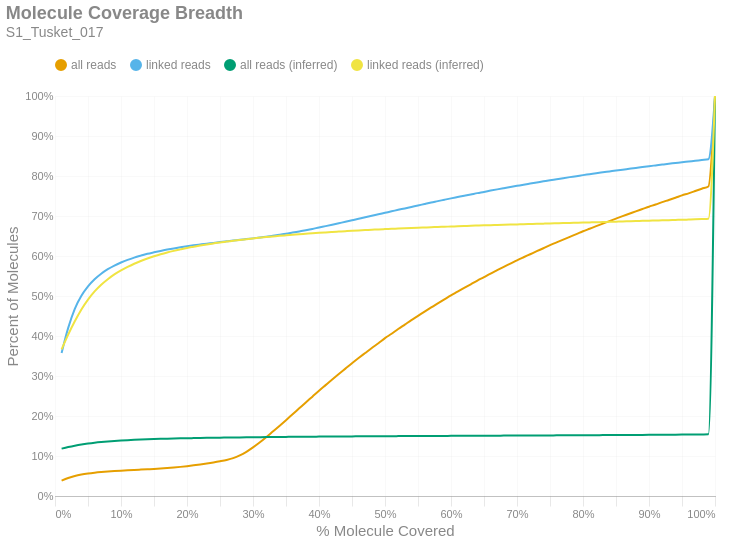

Notebook code for this chart:
### Markdown cell above
### Molecule Read Coverage
This chart shows molecule coverage breadth as computed by the number of bases aligned to that molecule. In other words, "*how much of each unique long molecule is actually sequenced/aligned?*" Keep in mind there is a distinction between sequences and alignments, since some sequences belonging to a particular molecule may not align well and wouldn't appear in the alignment data. This chart also shows molecule coverage breadth as computed by the *inferred fragment* from which the aligned sequences originate. Unlike read coverage, this calculation takes into account the total insert size, including unsequenced gaps between the forward and reverse reads. Like the previous figures, these are cumulative percents.

### Code cell
if SKIPLR:
    print_html(f"Skipped")
else:
    binned_df = consolidated_hist(valids['coverage_bp'], mask, 0.01, True)
    binned_df_inf = consolidated_hist(valids['coverage_inserts'], mask, 0.01, True)
    binned_df = binned_df.with_columns(pl.lit(binned_df_inf['all reads (cumsum)']).alias('all reads (inferred)'))
    binned_df = binned_df.with_columns(pl.lit(binned_df_inf['linked reads (cumsum)']).alias('linked reads (inferred)'))
    binned_df = binned_df.with_columns(
        (pl.col('bin').cast(pl.Float64) + 0.01).alias('right_edge')
    )

    with SafeRender(binned_df):
        (
            density_plot(binned_df, 'Molecule Coverage Breadth', samplename, 'molcov', ['all reads (inferred)','linked reads (inferred)'])
            .encode(
                #x=alt.X('bin:Q', title="% Molecule Covered").axis(format = '%').scale(padding=0),
                x=alt.X('right_edge:Q', title="% Molecule Covered").axis(format='%').scale(padding=0),
                y=alt.Y('value:Q', title='Percent of Molecules')
                    .axis(format='%')
                    .stack(False)
                    .scale(domainMin=0, padding=0),
                color=alt.Color("key:N").scale(domain = ["all reads", "linked reads", "all reads (inferred)", "linked reads (inferred)"]),
                tooltip = [
                    alt.Tooltip("key:N", title = "Data Type"),
                    alt.Tooltip("range_label:N", title="% Molecule Covered"),
                    alt.Tooltip("value:Q", format = ".2%", title="% Molecules")
                ]
            )
        ).display()

### Figure 1 — Vega-Lite specification as saved in the notebook (floating-point values rounded to 4 significant figures)
{"width": "container", "height": 400, "config": {"title": {"anchor": "start", "dy": -15, "fontSize": 18, "color": "#888888", "subtitleColor": "#888888", "subtitleFontSize": 14}, "arc": {"fill": "#0072B2"}, "axis": {"domainColor": "#888888", "domainWidth": 0.5, "gridWidth": 0.2, "grid": false, "titleFontWeight": 400, "titleFontSize": 15, "labelFontSize": 11, "labelColor": "#888888", "tickColor": "#888888", "tickWidth": 0.2, "titleColor": "#888888"}, "axisBand": {"grid": false}, "axisX": {"grid": true, "tickSize": 10, "domainCap": "round"}, "axisY": {"domain": false, "grid": true, "tickSize": 0, "domainCap": "round"}, "background": "transparent", "header": {"labelFontSize": 15, "labelColor": "#888888", "titleFontSize": 15, "titleFontWeight": 600, "titleColor": "#888888"}, "legend": {"labelFont": "sans-serif", "labelFontSize": 12, "labelColor": "#888888", "symbolSize": 100, "symbolType": "circle", "titleFontSize": 12, "titlePadding": 10, "titleColor": "#888888", "title": null, "orient": "top"}, "range": {"category": ["#E69F00", "#56B4E9", "#009E73", "#F0E442", "#0072B2", "#D55E00", "#CC79A7", "#000000"], "diverging": ["#cfe8f3", "#a2d4ec", "#73bfe2", "#46abdb", "#1696d2", "#12719e"]}, "area": {"fill": "#0072B2", "fillOpacity": 0.7, "line": true, "strokeOpacity": 0.7}, "line": {"color": "#0072B2", "stroke": "#0072B2", "strokeWidth": 2}, "trail": {"color": "#0072B2", "stroke": "#0072B2", "strokeWidth": 0, "size": 1}, "point": {"filled": true, "fillOpacity": 1.0, "size": 95}, "text": {"color": "#888888", "fontSize": 11, "align": "right", "fontWeight": 400, "size": 11}, "bar": {"fill": "#0072B2", "stroke": null}, "view": {"stroke": null, "continuousWidth": 660, "continuousHeight": 400}}, "data": {"name": "data-9b87afdfee348b46a30d300c25c2f866"}, "mark": {"type": "line", "interpolate": "monotone", "point": {"opacity": 0, "size": 275}}, "encoding": {"color": {"field": "key", "scale": {"domain": ["all reads", "linked reads", "all reads (inferred)", "linked reads (inferred)"]}, "type": "nominal"}, "tooltip": [{"field": "key", "title": "Data Type", "type": "nominal"}, {"field": "range_label", "title": "% Molecule Covered", "type": "nominal"}, {"field": "value", "format": ".2%", "title": "% Molecules", "type": "quantitative"}], "x": {"axis": {"format": "%"}, "field": "right_edge", "scale": {"padding": 0}, "title": "% Molecule Covered", "type": "quantitative"}, "y": {"axis": {"format": "%"}, "field": "value", "scale": {"domainMin": 0, "padding": 0}, "stack": false, "title": "Percent of Molecules", "type": "quantitative"}}, "params": [{"name": "param_c36ac31b6afebe62", "select": {"type": "point", "fields": ["key"]}, "bind": "legend"}], "title": {"text": "Molecule Coverage Breadth", "subtitle": "S1_Tusket_017"}, "transform": [{"fold": ["all reads (cumsum)", "linked reads (cumsum)", "all reads (inferred)", "linked reads (inferred)"]}, {"calculate": "replace(datum.key, ' (cumsum)', '')", "as": "key"}, {"filter": {"param": "param_c36ac31b6afebe62"}}], "usermeta": {"embedOptions": {"downloadFileName": "S1_Tusket_017.molcov"}}, "$schema": "https://vega.github.io/schema/vega-lite/v6.1.0.json", "datasets": {"data-9b87afdfee348b46a30d300c25c2f866": [{"bin": "0.0", "interval": "0.0-0.01", "all reads": 0.03843, "linked reads": 0.3576, "all reads (cumsum)": 0.03843, "linked reads (cumsum)": 0.3576, "range_label": "0.0-0.01", "all reads (inferred)": 0.1184, "linked reads (inferred)": 0.3666, "right_edge": 0.01}, {"bin": "0.01", "interval": "0.01-0.02", "all reads": 0.006647, "linked reads": 0.06265, "all reads (cumsum)": 0.04508, "linked reads (cumsum)": 0.4203, "range_label": "0.01-0.02", "all reads (inferred)": 0.1223, "linked reads (inferred)": 0.4034, "right_edge": 0.02}, {"bin": "0.02", "interval": "0.02-0.03", "all reads": 0.005044, "linked reads": 0.04768, "all reads (cumsum)": 0.05012, "linked reads (cumsum)": 0.468, "range_label": "0.02-0.03", "all reads (inferred)": 0.1257, "linked reads (inferred)": 0.4367, "right_edge": 0.03}, {"bin": "0.03", "interval": "0.03-0.04", "all reads": 0.00353, "linked reads": 0.03257, "all reads (cumsum)": 0.05365, "linked reads (cumsum)": 0.5005, "range_label": "0.03-0.04", "all reads (inferred)": 0.1287, "linked reads (inferred)": 0.4663, "right_edge": 0.04}, {"bin": "0.04", "interval": "0.04-0.05", "all reads": 0.002574, "linked reads": 0.02351, "all reads (cumsum)": 0.05623, "linked reads (cumsum)": 0.5241, "range_label": "0.04-0.05", "all reads (inferred)": 0.1313, "linked reads (inferred)": 0.4909, "right_edge": 0.05}, {"bin": "0.05", "interval": "0.05-0.06", "all reads": 0.002018, "linked reads": 0.01778, "all reads (cumsum)": 0.05825, "linked reads (cumsum)": 0.5418, "range_label": "0.05-0.06", "all reads (inferred)": 0.1334, "linked reads (inferred)": 0.5114, "right_edge": 0.06}, {"bin": "0.06", "interval": "0.06-0.07", "all reads": 0.001616, "linked reads": 0.01383, "all reads (cumsum)": 0.05986, "linked reads (cumsum)": 0.5557, "range_label": "0.06-0.07", "all reads (inferred)": 0.1351, "linked reads (inferred)": 0.5282, "right_edge": 0.07}, {"bin": "0.07", "interval": "0.07-0.08", "all reads": 0.001329, "linked reads": 0.0113, "all reads (cumsum)": 0.06119, "linked reads (cumsum)": 0.567, "range_label": "0.07-0.08", "all reads (inferred)": 0.1365, "linked reads (inferred)": 0.542, "right_edge": 0.08}, {"bin": "0.08", "interval": "0.08-0.09", "all reads": 0.001138, "linked reads": 0.009132, "all reads (cumsum)": 0.06233, "linked reads (cumsum)": 0.5761, "range_label": "0.08-0.09", "all reads (inferred)": 0.1377, "linked reads (inferred)": 0.554, "right_edge": 0.09}, {"bin": "0.09", "interval": "0.09-0.1", "all reads": 0.00104, "linked reads": 0.007574, "all reads (cumsum)": 0.06337, "linked reads (cumsum)": 0.5837, "range_label": "0.09-0.1", "all reads (inferred)": 0.1387, "linked reads (inferred)": 0.5639, "right_edge": 0.1}, {"bin": "0.1", "interval": "0.1-0.11", "all reads": 0.000951, "linked reads": 0.006648, "all reads (cumsum)": 0.06432, "linked reads (cumsum)": 0.5903, "range_label": "0.1-0.11", "all reads (inferred)": 0.1396, "linked reads (inferred)": 0.5726, "right_edge": 0.11}, {"bin": "0.11", "interval": "0.11-0.12", "all reads": 0.0008619, "linked reads": 0.005693, "all reads (cumsum)": 0.06518, "linked reads (cumsum)": 0.596, "range_label": "0.11-0.12", "all reads (inferred)": 0.1404, "linked reads (inferred)": 0.5807, "right_edge": 0.12}, {"bin": "0.12", "interval": "0.12-0.13", "all reads": 0.0008267, "linked reads": 0.004881, "all reads (cumsum)": 0.06601, "linked reads (cumsum)": 0.6009, "range_label": "0.12-0.13", "all reads (inferred)": 0.1412, "linked reads (inferred)": 0.5876, "right_edge": 0.13}, {"bin": "0.13", "interval": "0.13-0.14", "all reads": 0.0008194, "linked reads": 0.004523, "all reads (cumsum)": 0.06683, "linked reads (cumsum)": 0.6054, "range_label": "0.13-0.14", "all reads (inferred)": 0.1418, "linked reads (inferred)": 0.5938, "right_edge": 0.14}, {"bin": "0.14", "interval": "0.14-0.15", "all reads": 0.000811, "linked reads": 0.003754, "all reads (cumsum)": 0.06764, "linked reads (cumsum)": 0.6092, "range_label": "0.14-0.15", "all reads (inferred)": 0.1423, "linked reads (inferred)": 0.5992, "right_edge": 0.15}, {"bin": "0.15", "interval": "0.15-0.16", "all reads": 0.00098, "linked reads": 0.003579, "all reads (cumsum)": 0.06862, "linked reads (cumsum)": 0.6128, "range_label": "0.15-0.16", "all reads (inferred)": 0.1428, "linked reads (inferred)": 0.6043, "right_edge": 0.16}, {"bin": "0.16", "interval": "0.16-0.17", "all reads": 0.001178, "linked reads": 0.003232, "all reads (cumsum)": 0.0698, "linked reads (cumsum)": 0.616, "range_label": "0.16-0.17", "all reads (inferred)": 0.1433, "linked reads (inferred)": 0.6088, "right_edge": 0.17}, {"bin": "0.17", "interval": "0.17-0.18", "all reads": 0.001374, "linked reads": 0.003, "all reads (cumsum)": 0.07117, "linked reads (cumsum)": 0.619, "range_label": "0.17-0.18", "all reads (inferred)": 0.1437, "linked reads (inferred)": 0.6129, "right_edge": 0.18}, {"bin": "0.18", "interval": "0.18-0.19", "all reads": 0.001649, "linked reads": 0.002788, "all reads (cumsum)": 0.07282, "linked reads (cumsum)": 0.6218, "range_label": "0.18-0.19", "all reads (inferred)": 0.1441, "linked reads (inferred)": 0.6165, "right_edge": 0.19}, {"bin": "0.19", "interval": "0.19-0.2", "all reads": 0.00183, "linked reads": 0.002552, "all reads (cumsum)": 0.07465, "linked reads (cumsum)": 0.6243, "range_label": "0.19-0.2", "all reads (inferred)": 0.1445, "linked reads (inferred)": 0.62, "right_edge": 0.2}, {"bin": "0.2", "interval": "0.2-0.21", "all reads": 0.001968, "linked reads": 0.002389, "all reads (cumsum)": 0.07662, "linked reads (cumsum)": 0.6267, "range_label": "0.2-0.21", "all reads (inferred)": 0.1448, "linked reads (inferred)": 0.6231, "right_edge": 0.21}, {"bin": "0.21", "interval": "0.21-0.22", "all reads": 0.00221, "linked reads": 0.002137, "all reads (cumsum)": 0.07883, "linked reads (cumsum)": 0.6288, "range_label": "0.21-0.22", "all reads (inferred)": 0.1451, "linked reads (inferred)": 0.6261, "right_edge": 0.22}, {"bin": "0.22", "interval": "0.22-0.23", "all reads": 0.002384, "linked reads": 0.002076, "all reads (cumsum)": 0.08121, "linked reads (cumsum)": 0.6309, "range_label": "0.22-0.23", "all reads (inferred)": 0.1454, "linked reads (inferred)": 0.6289, "right_edge": 0.23}, {"bin": "0.23", "interval": "0.23-0.24", "all reads": 0.00265, "linked reads": 0.001864, "all reads (cumsum)": 0.08386, "linked reads (cumsum)": 0.6328, "range_label": "0.23-0.24", "all reads (inferred)": 0.1456, "linked reads (inferred)": 0.6315, "right_edge": 0.24}, {"bin": "0.24", "interval": "0.24-0.25", "all reads": 0.002976, "linked reads": 0.002039, "all reads (cumsum)": 0.08684, "linked reads (cumsum)": 0.6348, "range_label": "0.24-0.25", "all reads (inferred)": 0.1459, "linked reads (inferred)": 0.6339, "right_edge": 0.25}, {"bin": "0.25", "interval": "0.25-0.26", "all reads": 0.003364, "linked reads": 0.001907, "all reads (cumsum)": 0.0902, "linked reads (cumsum)": 0.6367, "range_label": "0.25-0.26", "all reads (inferred)": 0.1461, "linked reads (inferred)": 0.636, "right_edge": 0.26}, {"bin": "0.26", "interval": "0.26-0.27", "all reads": 0.004499, "linked reads": 0.001873, "all reads (cumsum)": 0.0947, "linked reads (cumsum)": 0.6386, "range_label": "0.26-0.27", "all reads (inferred)": 0.1463, "linked reads (inferred)": 0.6381, "right_edge": 0.27}, {"bin": "0.27", "interval": "0.27-0.28", "all reads": 0.006773, "linked reads": 0.001764, "all reads (cumsum)": 0.1015, "linked reads (cumsum)": 0.6404, "range_label": "0.27-0.28", "all reads (inferred)": 0.1466, "linked reads (inferred)": 0.6402, "right_edge": 0.28}, {"bin": "0.28", "interval": "0.28-0.29", "all reads": 0.009008, "linked reads": 0.001907, "all reads (cumsum)": 0.1105, "linked reads (cumsum)": 0.6423, "range_label": "0.28-0.29", "all reads (inferred)": 0.1468, "linked reads (inferred)": 0.6421, "right_edge": 0.29}, {"bin": "0.29", "interval": "0.29-0.3", "all reads": 0.011, "linked reads": 0.001795, "all reads (cumsum)": 0.1215, "linked reads (cumsum)": 0.6441, "range_label": "0.29-0.3", "all reads (inferred)": 0.1469, "linked reads (inferred)": 0.6439, "right_edge": 0.3}, {"bin": "0.3", "interval": "0.3-0.31", "all reads": 0.01222, "linked reads": 0.001996, "all reads (cumsum)": 0.1337, "linked reads (cumsum)": 0.6461, "range_label": "0.3-0.31", "all reads (inferred)": 0.1471, "linked reads (inferred)": 0.6456, "right_edge": 0.31}, {"bin": "0.31", "interval": "0.31-0.32", "all reads": 0.01319, "linked reads": 0.002151, "all reads (cumsum)": 0.1469, "linked reads (cumsum)": 0.6482, "range_label": "0.31-0.32", "all reads (inferred)": 0.1473, "linked reads (inferred)": 0.6473, "right_edge": 0.32}, {"bin": "0.32", "interval": "0.32-0.33", "all reads": 0.01411, "linked reads": 0.002507, "all reads (cumsum)": 0.161, "linked reads (cumsum)": 0.6507, "range_label": "0.32-0.33", "all reads (inferred)": 0.1475, "linked reads (inferred)": 0.6488, "right_edge": 0.33}, {"bin": "0.33", "interval": "0.33-0.34", "all reads": 0.01411, "linked reads": 0.002337, "all reads (cumsum)": 0.1751, "linked reads (cumsum)": 0.6531, "range_label": "0.33-0.34", "all reads (inferred)": 0.1476, "linked reads (inferred)": 0.6503, "right_edge": 0.34}, {"bin": "0.34", "interval": "0.34-0.35", "all reads": 0.01441, "linked reads": 0.002455, "all reads (cumsum)": 0.1895, "linked reads (cumsum)": 0.6555, "range_label": "0.34-0.35", "all reads (inferred)": 0.1478, "linked reads (inferred)": 0.6517, "right_edge": 0.35}, {"bin": "0.35", "interval": "0.35-0.36", "all reads": 0.01482, "linked reads": 0.003003, "all reads (cumsum)": 0.2044, "linked reads (cumsum)": 0.6585, "range_label": "0.35-0.36", "all reads (inferred)": 0.1479, "linked reads (inferred)": 0.653, "right_edge": 0.36}, {"bin": "0.36", "interval": "0.36-0.37", "all reads": 0.01473, "linked reads": 0.002983, "all reads (cumsum)": 0.2191, "linked reads (cumsum)": 0.6615, "range_label": "0.36-0.37", "all reads (inferred)": 0.1481, "linked reads (inferred)": 0.6543, "right_edge": 0.37}, {"bin": "0.37", "interval": "0.37-0.38", "all reads": 0.01475, "linked reads": 0.002994, "all reads (cumsum)": 0.2338, "linked reads (cumsum)": 0.6645, "range_label": "0.37-0.38", "all reads (inferred)": 0.1482, "linked reads (inferred)": 0.6555, "right_edge": 0.38}, {"bin": "0.38", "interval": "0.38-0.39", "all reads": 0.01456, "linked reads": 0.003209, "all reads (cumsum)": 0.2484, "linked reads (cumsum)": 0.6677, "range_label": "0.38-0.39", "all reads (inferred)": 0.1483, "linked reads (inferred)": 0.6568, "right_edge": 0.39}, {"bin": "0.39", "interval": "0.39-0.4", "all reads": 0.01469, "linked reads": 0.003611, "all reads (cumsum)": 0.2631, "linked reads (cumsum)": 0.6713, "range_label": "0.39-0.4", "all reads (inferred)": 0.1485, "linked reads (inferred)": 0.6579, "right_edge": 0.4}, {"bin": "0.4", "interval": "0.4-0.41", "all reads": 0.0141, "linked reads": 0.003384, "all reads (cumsum)": 0.2772, "linked reads (cumsum)": 0.6747, "range_label": "0.4-0.41", "all reads (inferred)": 0.1486, "linked reads (inferred)": 0.659, "right_edge": 0.41}, {"bin": "0.41", "interval": "0.41-0.42", "all reads": 0.01404, "linked reads": 0.003545, "all reads (cumsum)": 0.2912, "linked reads (cumsum)": 0.6782, "range_label": "0.41-0.42", "all reads (inferred)": 0.1487, "linked reads (inferred)": 0.66, "right_edge": 0.42}, {"bin": "0.42", "interval": "0.42-0.43", "all reads": 0.01378, "linked reads": 0.003688, "all reads (cumsum)": 0.305, "linked reads (cumsum)": 0.6819, "range_label": "0.42-0.43", "all reads (inferred)": 0.1488, "linked reads (inferred)": 0.661, "right_edge": 0.43}, {"bin": "0.43", "interval": "0.43-0.44", "all reads": 0.01346, "linked reads": 0.003551, "all reads (cumsum)": 0.3185, "linked reads (cumsum)": 0.6855, "range_label": "0.43-0.44", "all reads (inferred)": 0.1489, "linked reads (inferred)": 0.662, "right_edge": 0.44}, {"bin": "0.44", "interval": "0.44-0.45", "all reads": 0.01347, "linked reads": 0.003866, "all reads (cumsum)": 0.3319, "linked reads (cumsum)": 0.6894, "range_label": "0.44-0.45", "all reads (inferred)": 0.149, "linked reads (inferred)": 0.663, "right_edge": 0.45}, {"bin": "0.45", "interval": "0.45-0.46", "all reads": 0.01295, "linked reads": 0.003869, "all reads (cumsum)": 0.3449, "linked reads (cumsum)": 0.6932, "range_label": "0.45-0.46", "all reads (inferred)": 0.1491, "linked reads (inferred)": 0.6639, "right_edge": 0.46}, {"bin": "0.46", "interval": "0.46-0.47", "all reads": 0.01262, "linked reads": 0.003877, "all reads (cumsum)": 0.3575, "linked reads (cumsum)": 0.6971, "range_label": "0.46-0.47", "all reads (inferred)": 0.1492, "linked reads (inferred)": 0.6648, "right_edge": 0.47}, {"bin": "0.47", "interval": "0.47-0.48", "all reads": 0.01257, "linked reads": 0.003691, "all reads (cumsum)": 0.3701, "linked reads (cumsum)": 0.7008, "range_label": "0.47-0.48", "all reads (inferred)": 0.1493, "linked reads (inferred)": 0.6656, "right_edge": 0.48}, {"bin": "0.48", "interval": "0.48-0.49", "all reads": 0.01182, "linked reads": 0.003576, "all reads (cumsum)": 0.3819, "linked reads (cumsum)": 0.7044, "range_label": "0.48-0.49", "all reads (inferred)": 0.1494, "linked reads (inferred)": 0.6665, "right_edge": 0.49}, {"bin": "0.49", "interval": "0.49-0.5", "all reads": 0.01285, "linked reads": 0.003674, "all reads (cumsum)": 0.3948, "linked reads (cumsum)": 0.708, "range_label": "0.49-0.5", "all reads (inferred)": 0.1495, "linked reads (inferred)": 0.6673, "right_edge": 0.5}, {"bin": "0.5", "interval": "0.5-0.51", "all reads": 0.01075, "linked reads": 0.003622, "all reads (cumsum)": 0.4055, "linked reads (cumsum)": 0.7117, "range_label": "0.5-0.51", "all reads (inferred)": 0.1496, "linked reads (inferred)": 0.668, "right_edge": 0.51}, {"bin": "0.51", "interval": "0.51-0.52", "all reads": 0.01199, "linked reads": 0.003743, "all reads (cumsum)": 0.4175, "linked reads (cumsum)": 0.7154, "range_label": "0.51-0.52", "all reads (inferred)": 0.1497, "linked reads (inferred)": 0.6687, "right_edge": 0.52}, {"bin": "0.52", "interval": "0.52-0.53", "all reads": 0.01109, "linked reads": 0.003556, "all reads (cumsum)": 0.4286, "linked reads (cumsum)": 0.719, "range_label": "0.52-0.53", "all reads (inferred)": 0.1498, "linked reads (inferred)": 0.6694, "right_edge": 0.53}, {"bin": "0.53", "interval": "0.53-0.54", "all reads": 0.01113, "linked reads": 0.003691, "all reads (cumsum)": 0.4397, "linked reads (cumsum)": 0.7227, "range_label": "0.53-0.54", "all reads (inferred)": 0.1499, "linked reads (inferred)": 0.6701, "right_edge": 0.54}, {"bin": "0.54", "interval": "0.54-0.55", "all reads": 0.01058, "linked reads": 0.003528, "all reads (cumsum)": 0.4503, "linked reads (cumsum)": 0.7262, "range_label": "0.54-0.55", "all reads (inferred)": 0.1499, "linked reads (inferred)": 0.6707, "right_edge": 0.55}, {"bin": "0.55", "interval": "0.55-0.56", "all reads": 0.01075, "linked reads": 0.003846, "all reads (cumsum)": 0.461, "linked reads (cumsum)": 0.73, "range_label": "0.55-0.56", "all reads (inferred)": 0.15, "linked reads (inferred)": 0.6713, "right_edge": 0.56}, {"bin": "0.56", "interval": "0.56-0.57", "all reads": 0.01044, "linked reads": 0.003725, "all reads (cumsum)": 0.4715, "linked reads (cumsum)": 0.7338, "range_label": "0.56-0.57", "all reads (inferred)": 0.1501, "linked reads (inferred)": 0.6719, "right_edge": 0.57}, {"bin": "0.57", "interval": "0.57-0.58", "all reads": 0.01005, "linked reads": 0.003384, "all reads (cumsum)": 0.4815, "linked reads (cumsum)": 0.7371, "range_label": "0.57-0.58", "all reads (inferred)": 0.1502, "linked reads (inferred)": 0.6726, "right_edge": 0.58}, {"bin": "0.58", "interval": "0.58-0.59", "all reads": 0.01001, "linked reads": 0.003516, "all reads (cumsum)": 0.4915, "linked reads (cumsum)": 0.7407, "range_label": "0.58-0.59", "all reads (inferred)": 0.1503, "linked reads (inferred)": 0.6731, "right_edge": 0.59}, {"bin": "0.59", "interval": "0.59-0.6", "all reads": 0.009985, "linked reads": 0.003436, "all reads (cumsum)": 0.5015, "linked reads (cumsum)": 0.7441, "range_label": "0.59-0.6", "all reads (inferred)": 0.1503, "linked reads (inferred)": 0.6737, "right_edge": 0.6}, {"bin": "0.6", "interval": "0.6-0.61", "all reads": 0.009237, "linked reads": 0.003247, "all reads (cumsum)": 0.5108, "linked reads (cumsum)": 0.7473, "range_label": "0.6-0.61", "all reads (inferred)": 0.1504, "linked reads (inferred)": 0.6743, "right_edge": 0.61}, {"bin": "0.61", "interval": "0.61-0.62", "all reads": 0.009415, "linked reads": 0.003241, "all reads (cumsum)": 0.5202, "linked reads (cumsum)": 0.7506, "range_label": "0.61-0.62", "all reads (inferred)": 0.1505, "linked reads (inferred)": 0.6749, "right_edge": 0.62}, {"bin": "0.62", "interval": "0.62-0.63", "all reads": 0.009113, "linked reads": 0.003272, "all reads (cumsum)": 0.5293, "linked reads (cumsum)": 0.7538, "range_label": "0.62-0.63", "all reads (inferred)": 0.1506, "linked reads (inferred)": 0.6756, "right_edge": 0.63}, {"bin": "0.63", "interval": "0.63-0.64", "all reads": 0.009143, "linked reads": 0.003376, "all reads (cumsum)": 0.5384, "linked reads (cumsum)": 0.7572, "range_label": "0.63-0.64", "all reads (inferred)": 0.1507, "linked reads (inferred)": 0.6761, "right_edge": 0.64}, {"bin": "0.64", "interval": "0.64-0.65", "all reads": 0.008763, "linked reads": 0.003037, "all reads (cumsum)": 0.5472, "linked reads (cumsum)": 0.7603, "range_label": "0.64-0.65", "all reads (inferred)": 0.1507, "linked reads (inferred)": 0.6766, "right_edge": 0.65}, {"bin": "0.65", "interval": "0.65-0.66", "all reads": 0.008981, "linked reads": 0.003252, "all reads (cumsum)": 0.5562, "linked reads (cumsum)": 0.7635, "range_label": "0.65-0.66", "all reads (inferred)": 0.1508, "linked reads (inferred)": 0.6771, "right_edge": 0.66}, {"bin": "0.66", "interval": "0.66-0.67", "all reads": 0.008399, "linked reads": 0.003077, "all reads (cumsum)": 0.5646, "linked reads (cumsum)": 0.7666, "range_label": "0.66-0.67", "all reads (inferred)": 0.1509, "linked reads (inferred)": 0.6776, "right_edge": 0.67}, {"bin": "0.67", "interval": "0.67-0.68", "all reads": 0.008321, "linked reads": 0.002948, "all reads (cumsum)": 0.5729, "linked reads (cumsum)": 0.7695, "range_label": "0.67-0.68", "all reads (inferred)": 0.151, "linked reads (inferred)": 0.6781, "right_edge": 0.68}, {"bin": "0.68", "interval": "0.68-0.69", "all reads": 0.008099, "linked reads": 0.002897, "all reads (cumsum)": 0.581, "linked reads (cumsum)": 0.7724, "range_label": "0.68-0.69", "all reads (inferred)": 0.151, "linked reads (inferred)": 0.6786, "right_edge": 0.69}, {"bin": "0.69", "interval": "0.69-0.7", "all reads": 0.008172, "linked reads": 0.002922, "all reads (cumsum)": 0.5892, "linked reads (cumsum)": 0.7754, "range_label": "0.69-0.7", "all reads (inferred)": 0.1511, "linked reads (inferred)": 0.679, "right_edge": 0.7}, {"bin": "0.7", "interval": "0.7-0.71", "all reads": 0.007728, "linked reads": 0.00296, "all reads (cumsum)": 0.5969, "linked reads (cumsum)": 0.7783, "range_label": "0.7-0.71", "all reads (inferred)": 0.1512, "linked reads (inferred)": 0.6794, "right_edge": 0.71}, {"bin": "0.71", "interval": "0.71-0.72", "all reads": 0.007554, "linked reads": 0.002788, "all reads (cumsum)": 0.6044, "linked reads (cumsum)": 0.7811, "range_label": "0.71-0.72", "all reads (inferred)": 0.1513, "linked reads (inferred)": 0.6799, "right_edge": 0.72}, {"bin": "0.72", "interval": "0.72-0.73", "all reads": 0.007604, "linked reads": 0.002791, "all reads (cumsum)": 0.6121, "linked reads (cumsum)": 0.7839, "range_label": "0.72-0.73", "all reads (inferred)": 0.1513, "linked reads (inferred)": 0.6805, "right_edge": 0.73}, {"bin": "0.73", "interval": "0.73-0.74", "all reads": 0.007337, "linked reads": 0.002788, "all reads (cumsum)": 0.6194, "linked reads (cumsum)": 0.7867, "range_label": "0.73-0.74", "all reads (inferred)": 0.1514, "linked reads (inferred)": 0.6809, "right_edge": 0.74}, {"bin": "0.74", "interval": "0.74-0.75", "all reads": 0.007639, "linked reads": 0.002796, "all reads (cumsum)": 0.627, "linked reads (cumsum)": 0.7895, "range_label": "0.74-0.75", "all reads (inferred)": 0.1515, "linked reads (inferred)": 0.6814, "right_edge": 0.75}, {"bin": "0.75", "interval": "0.75-0.76", "all reads": 0.006975, "linked reads": 0.002504, "all reads (cumsum)": 0.634, "linked reads (cumsum)": 0.792, "range_label": "0.75-0.76", "all reads (inferred)": 0.1516, "linked reads (inferred)": 0.6819, "right_edge": 0.76}, {"bin": "0.76", "interval": "0.76-0.77", "all reads": 0.00707, "linked reads": 0.002664, "all reads (cumsum)": 0.6411, "linked reads (cumsum)": 0.7946, "range_label": "0.76-0.77", "all reads (inferred)": 0.1517, "linked reads (inferred)": 0.6823, "right_edge": 0.77}, {"bin": "0.77", "interval": "0.77-0.78", "all reads": 0.006898, "linked reads": 0.002532, "all reads (cumsum)": 0.648, "linked reads (cumsum)": 0.7972, "range_label": "0.77-0.78", "all reads (inferred)": 0.1518, "linked reads (inferred)": 0.6827, "right_edge": 0.78}, {"bin": "0.78", "interval": "0.78-0.79", "all reads": 0.006797, "linked reads": 0.002429, "all reads (cumsum)": 0.6548, "linked reads (cumsum)": 0.7996, "range_label": "0.78-0.79", "all reads (inferred)": 0.1518, "linked reads (inferred)": 0.6831, "right_edge": 0.79}, {"bin": "0.79", "interval": "0.79-0.8", "all reads": 0.007026, "linked reads": 0.002601, "all reads (cumsum)": 0.6618, "linked reads (cumsum)": 0.8022, "range_label": "0.79-0.8", "all reads (inferred)": 0.1519, "linked reads (inferred)": 0.6835, "right_edge": 0.8}, {"bin": "0.8", "interval": "0.8-0.81", "all reads": 0.006378, "linked reads": 0.00232, "all reads (cumsum)": 0.6682, "linked reads (cumsum)": 0.8045, "range_label": "0.8-0.81", "all reads (inferred)": 0.152, "linked reads (inferred)": 0.6839, "right_edge": 0.81}, {"bin": "0.81", "interval": "0.81-0.82", "all reads": 0.006377, "linked reads": 0.002429, "all reads (cumsum)": 0.6745, "linked reads (cumsum)": 0.807, "range_label": "0.81-0.82", "all reads (inferred)": 0.1521, "linked reads (inferred)": 0.6844, "right_edge": 0.82}, {"bin": "0.82", "interval": "0.82-0.83", "all reads": 0.006403, "linked reads": 0.002246, "all reads (cumsum)": 0.681, "linked reads (cumsum)": 0.8092, "range_label": "0.82-0.83", "all reads (inferred)": 0.1522, "linked reads (inferred)": 0.6849, "right_edge": 0.83}, {"bin": "0.83", "interval": "0.83-0.84", "all reads": 0.006321, "linked reads": 0.002223, "all reads (cumsum)": 0.6873, "linked reads (cumsum)": 0.8114, "range_label": "0.83-0.84", "all reads (inferred)": 0.1523, "linked reads (inferred)": 0.6854, "right_edge": 0.84}, {"bin": "0.84", "interval": "0.84-0.85", "all reads": 0.006227, "linked reads": 0.002231, "all reads (cumsum)": 0.6935, "linked reads (cumsum)": 0.8137, "range_label": "0.84-0.85", "all reads (inferred)": 0.1524, "linked reads (inferred)": 0.6859, "right_edge": 0.85}, {"bin": "0.85", "interval": "0.85-0.86", "all reads": 0.006159, "linked reads": 0.00218, "all reads (cumsum)": 0.6997, "linked reads (cumsum)": 0.8158, "range_label": "0.85-0.86", "all reads (inferred)": 0.1525, "linked reads (inferred)": 0.6864, "right_edge": 0.86}, {"bin": "0.86", "interval": "0.86-0.87", "all reads": 0.005946, "linked reads": 0.002151, "all reads (cumsum)": 0.7056, "linked reads (cumsum)": 0.818, "range_label": "0.86-0.87", "all reads (inferred)": 0.1526, "linked reads (inferred)": 0.6869, "right_edge": 0.87}, {"bin": "0.87", "interval": "0.87-0.88", "all reads": 0.006021, "linked reads": 0.002162, "all reads (cumsum)": 0.7116, "linked reads (cumsum)": 0.8202, "range_label": "0.87-0.88", "all reads (inferred)": 0.1527, "linked reads (inferred)": 0.6873, "right_edge": 0.88}, {"bin": "0.88", "interval": "0.88-0.89", "all reads": 0.005798, "linked reads": 0.002223, "all reads (cumsum)": 0.7174, "linked reads (cumsum)": 0.8224, "range_label": "0.88-0.89", "all reads (inferred)": 0.1528, "linked reads (inferred)": 0.6878, "right_edge": 0.89}, {"bin": "0.89", "interval": "0.89-0.9", "all reads": 0.005869, "linked reads": 0.002131, "all reads (cumsum)": 0.7233, "linked reads (cumsum)": 0.8245, "range_label": "0.89-0.9", "all reads (inferred)": 0.1529, "linked reads (inferred)": 0.6883, "right_edge": 0.9}, {"bin": "0.9", "interval": "0.9-0.91", "all reads": 0.005407, "linked reads": 0.002025, "all reads (cumsum)": 0.7287, "linked reads (cumsum)": 0.8265, "range_label": "0.9-0.91", "all reads (inferred)": 0.153, "linked reads (inferred)": 0.6888, "right_edge": 0.91}, {"bin": "0.91", "interval": "0.91-0.92", "all reads": 0.006037, "linked reads": 0.002019, "all reads (cumsum)": 0.7347, "linked reads (cumsum)": 0.8285, "range_label": "0.91-0.92", "all reads (inferred)": 0.1531, "linked reads (inferred)": 0.6893, "right_edge": 0.92}, {"bin": "0.92", "interval": "0.92-0.93", "all reads": 0.005318, "linked reads": 0.001999, "all reads (cumsum)": 0.7401, "linked reads (cumsum)": 0.8305, "range_label": "0.92-0.93", "all reads (inferred)": 0.1533, "linked reads (inferred)": 0.6897, "right_edge": 0.93}, {"bin": "0.93", "interval": "0.93-0.94", "all reads": 0.005599, "linked reads": 0.00191, "all reads (cumsum)": 0.7457, "linked reads (cumsum)": 0.8325, "range_label": "0.93-0.94", "all reads (inferred)": 0.1534, "linked reads (inferred)": 0.6901, "right_edge": 0.94}, {"bin": "0.94", "interval": "0.94-0.95", "all reads": 0.006018, "linked reads": 0.001965, "all reads (cumsum)": 0.7517, "linked reads (cumsum)": 0.8344, "range_label": "0.94-0.95", "all reads (inferred)": 0.1535, "linked reads (inferred)": 0.6906, "right_edge": 0.95}, {"bin": "0.95", "interval": "0.95-0.96", "all reads": 0.004941, "linked reads": 0.001824, "all reads (cumsum)": 0.7566, "linked reads (cumsum)": 0.8362, "range_label": "0.95-0.96", "all reads (inferred)": 0.1537, "linked reads (inferred)": 0.6911, "right_edge": 0.96}, {"bin": "0.96", "interval": "0.96-0.97", "all reads": 0.005736, "linked reads": 0.001878, "all reads (cumsum)": 0.7623, "linked reads (cumsum)": 0.8381, "range_label": "0.96-0.97", "all reads (inferred)": 0.1538, "linked reads (inferred)": 0.6916, "right_edge": 0.97}, {"bin": "0.97", "interval": "0.97-0.98", "all reads": 0.005904, "linked reads": 0.001804, "all reads (cumsum)": 0.7683, "linked reads (cumsum)": 0.8399, "range_label": "0.97-0.98", "all reads (inferred)": 0.154, "linked reads (inferred)": 0.6923, "right_edge": 0.98}, {"bin": "0.98", "interval": "0.98-0.99", "all reads": 0.005592, "linked reads": 0.00191, "all reads (cumsum)": 0.7738, "linked reads (cumsum)": 0.8418, "range_label": "0.98-0.99", "all reads (inferred)": 0.1542, "linked reads (inferred)": 0.6931, "right_edge": 0.99}, {"bin": "0.99", "interval": "0.99-1.0", "all reads": 0.2262, "linked reads": 0.1582, "all reads (cumsum)": 1.0, "linked reads (cumsum)": 1.0, "range_label": "0.99-1.0", "all reads (inferred)": 1.0, "linked reads (inferred)": 1.0, "right_edge": 1.0}]}}
